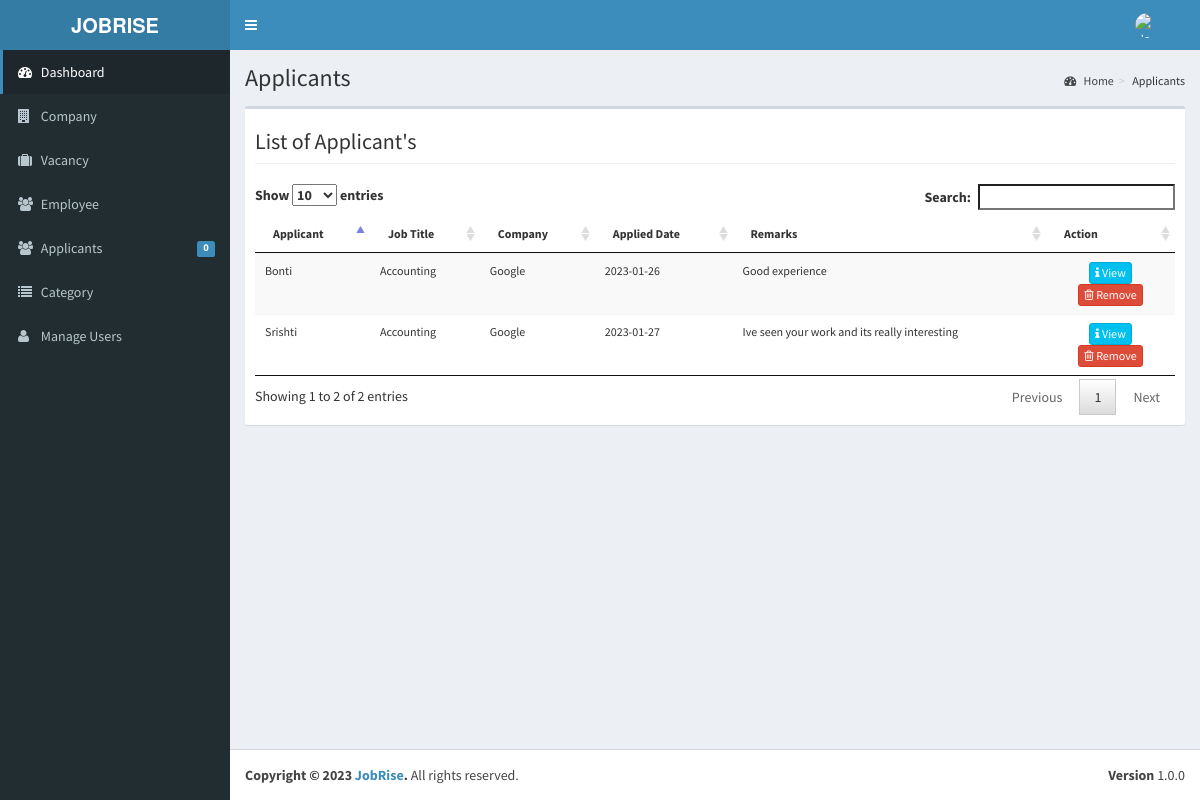
Screenshot of /admin/applicants/index.php (signed in) with the database file from the repository.
### tables this page shows
CREATE TABLE `tbljobregistration` (
  `REGISTRATIONID` int(11) NOT NULL,
  `COMPANYID` int(11) NOT NULL,
  `JOBID` int(11) NOT NULL,
  `APPLICANTID` int(11) NOT NULL,
  `APPLICANT` varchar(90) NOT NULL,
  `REGISTRATIONDATE` date NOT NULL,
  `REMARKS` varchar(255) NOT NULL DEFAULT 'Pending',
  `FILEID` varchar(30) DEFAULT NULL,
  `PENDINGAPPLICATION` tinyint(1) NOT NULL DEFAULT 1,
  `HVIEW` tinyint(1) NOT NULL DEFAULT 1,
  `DATETIMEAPPROVED` datetime NOT NULL
);

CREATE TABLE `tbljob` (
  `JOBID` int(11) NOT NULL,
  `COMPANYID` int(11) NOT NULL,
  `CATEGORY` varchar(250) NOT NULL,
  `OCCUPATIONTITLE` varchar(90) NOT NULL,
  `REQ_NO_EMPLOYEES` int(11) NOT NULL,
  `SALARIES` double NOT NULL,
  `DURATION_EMPLOYEMENT` varchar(90) NOT NULL,
  `QUALIFICATION_WORKEXPERIENCE` text NOT NULL,
  `JOBDESCRIPTION` text NOT NULL,
  `PREFEREDSEX` varchar(30) NOT NULL,
  `SECTOR_VACANCY` text NOT NULL,
  `JOBSTATUS` varchar(90) NOT NULL,
  `DATEPOSTED` datetime NOT NULL
);

CREATE TABLE `tblcompany` (
  `COMPANYID` int(11) NOT NULL,
  `COMPANYNAME` varchar(90) NOT NULL,
  `COMPANYADDRESS` varchar(90) NOT NULL,
  `COMPANYCONTACTNO` varchar(30) NOT NULL,
  `COMPANYSTATUS` varchar(90) NOT NULL,
  `COMPANYMISSION` text NOT NULL
);

### admin/applicants/index.php (called while the page is built, shortened)
<?php
require_once ("../theme/templates.php");
?>

### include/database.php (called while the page is built, shortened)
<?php
class Database {
	var $sql_string = '';
	private $conn;
	public function open_connection() {
		$this->conn = mysqli_connect(server,user,pass);
		if(!$this->conn){
			echo "Problem in database connection! Contact administrator!";
			exit();
		}else{
			$db_select = mysqli_select_db($this->conn,database_name);
		}
	}
	function setQuery($sql='') {
		$this->sql_string=$sql;
	}
	function executeQuery() {
		$result = mysqli_query($this->conn,$this->sql_string);
		return $result;
	}
	private function confirm_query($result) {
		return $result;
	}
	function loadResultList( $key='' ) {
		$cur = $this->executeQuery();
		$array = array();
		while ($row = mysqli_fetch_object($cur)) {
			if ($key) {
				$array[$row->$key] = $row;
			} else {
				$array[] = $row;
			}
		}
		return $array;
	}
}
$mydb = new Database();
?>

### admin/applicants/list.php (the view, shortened to what this page needs)
<div class="row">
   <div class="col-lg-12">
           <h1 class="page-header">List of Applicant's   </h1>
      		</div>
  		 </div>
					<form class="wow fadeInDownaction" action="controller.php?action=delete" Method="POST">
						<table id="dash-table" class="table table-striped  table-hover table-responsive" style="font-size:12px" cellspacing="0">
						  <thead>
						  	<tr>
								<th>Applicant</th>
								<th>Job Title</th>
								<th>Company</th>
								<th>Applied Date</th>
								<th>Remarks</th>
								<th width="14%" >Action</th>
						  	</tr>
						  </thead>
						  <tbody>
						  	<?php
						  		$mydb->setQuery("SELECT * FROM `tblcompany` c  , `tbljobregistration` j, `tbljob` j2, `tblapplicants` a WHERE c.`COMPANYID`=j.`COMPANYID` AND  j.`JOBID`=j2.`JOBID` AND j.`APPLICANTID`=a.`APPLICANTID` ");
						  		$cur = $mydb->loadResultList();
								foreach ($cur as $result) {
						  		echo '<tr>';
						  		echo '<td>'. $result->APPLICANT.'</td>';
						  		echo '<td>' . $result->OCCUPATIONTITLE.'</a></td>';
						  		echo '<td>' . $result->COMPANYNAME.'</a></td>';
						  		echo '<td>'. $result->REGISTRATIONDATE.'</td>';
						  		echo '<td>'. $result->REMARKS.'</td>';
				  				echo '<td align="center" >
				  		             <a title="View" href="index.php?view=view&id='.$result->REGISTRATIONID.'"  class="btn btn-info btn-xs  ">
				  		             <span class="fa fa-info fw-fa"></span> View</a>
				  		             <a title="Remove" href="index.php?view=delete&id='.$result->REGISTRATIONID.'"  class="btn btn-danger btn-xs  ">
				  		             <span class="fa fa-trash-o fw-fa"></span> Remove</a>
				  					 </td>';
						  		echo '</tr>';
						  	}
						  	?>
						  </tbody>
						</table>
						</form>

### rows the page displays
tbljobregistration: APPLICANT "Srishti", JOBID.OCCUPATIONTITLE "Accounting", COMPANYID.COMPANYNAME "Google", REGISTRATIONDATE "2023-01-27", REMARKS "Ive seen your work and its really interesting"
tbljobregistration: APPLICANT "Bonti", JOBID.OCCUPATIONTITLE "Accounting", COMPANYID.COMPANYNAME "Google", REGISTRATIONDATE "2023-01-26", REMARKS "Good experience"

### other values shown
$pending->APPL "0"
$title "Applicants"
